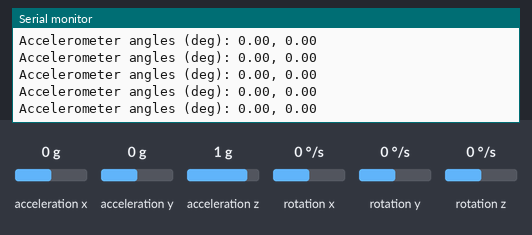
The sketch below on a simulated Arduino Uno, built with avr-gcc and run on an emulated ATmega328P. On the bench: the last lines printed to the serial monitor. The test bench sets the inputs (shaded band); at power-on: acceleration z 1 g, acceleration x 0 g, acceleration y 0 g, rotation x 0 °/s, rotation y 0 °/s, rotation z 0 °/s.

Above: at 1.2 s.
1.3 s: acceleration z set to 0 g
At 1.48 s:
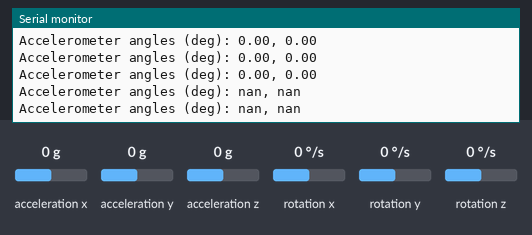
3.2 s: acceleration x set to 0.8 g
At 3.26 s:
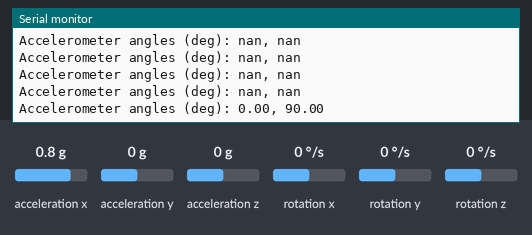
6.2 s: acceleration y set to -1.4 g
At 6.2 s:
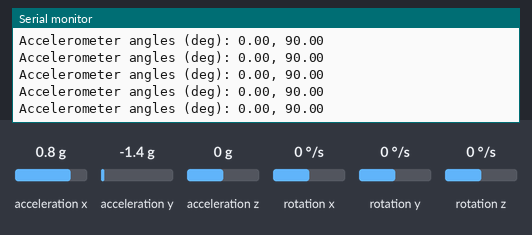
Timing chart, 0 to 9.2 s (numbered marks = the images above; inputs shaded):
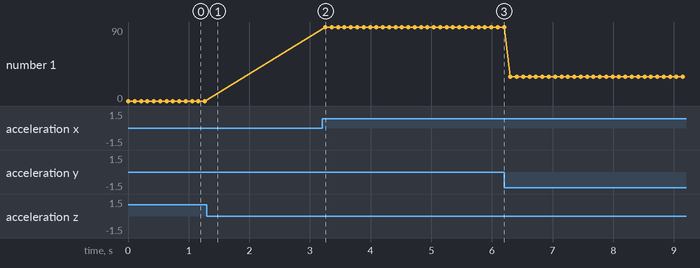

Measured:
- after the input at 1.3 s, the serial monitor: prints a new line after 0.07 s (image 1)
- after the input at 3.2 s, the serial monitor: prints a new line after 0.05 s (image 2)
- plotted number 1: 0 → 90 after the input at 3.2 s, 90 → 29.75 after the input at 6.2 s

The sketch:

MPU_Sensor_3_axes.ino
```cpp
#include <Wire.h>
#include <MPU6050.h>

MPU6050 mpu;


void setup() {
  Serial.begin(9600);

  Wire.begin();

 // Set MPU6050 gyroscope range to +/- 250 degrees/sec
  mpu.setGyroRange(MPU6050_RANGE_500_DEG);

  // Set MPU6050 accelerometer range to +/- 2g
  mpu.setAccelerometerRange(MPU6050_RANGE_8_G);
}

void loop() {
  //Read accelerometer and gyroscope data
  int16_t ax, ay, az;
  int16_t gx, gy, gz;
  mpu.getMotion6(&ax, &ay, &az, &gx, &gy, &gz);

  // Convert raw accelerometer values to m/s²
  float accelX = ax / 16384.0;  // 16384 LSB/g (2g range)
  float accelY = ay / 16384.0;
  float accelZ = az / 16384.0;

  // Calculate pitch and roll angles
  float accelAngleX = atan(-accelY / sqrt(pow(accelX, 2) + pow(accelZ, 2))) * 180.0 / PI;
  float accelAngleY = atan(accelX / sqrt(pow(accelY, 2) + pow(accelZ, 2))) * 180.0 / PI;


  // Print angles
  Serial.print("Accelerometer angles (deg): ");
  Serial.print(accelAngleX);
  Serial.print(", ");
  Serial.println(accelAngleY);

  delay(100);
}
```
